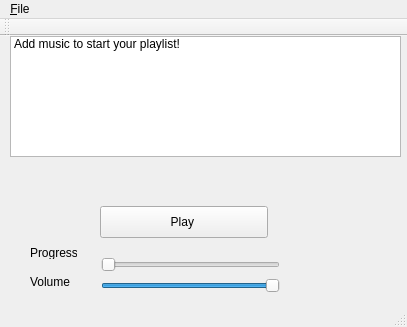
<?xml version="1.0" encoding="UTF-8"?>
<ui version="4.0">
 <class>MainWindow</class>
 <widget class="QMainWindow" name="MainWindow">
  <property name="geometry">
   <rect>
    <x>0</x>
    <y>0</y>
    <width>407</width>
    <height>327</height>
   </rect>
  </property>
  <property name="windowTitle">
   <string>MainWindow</string>
  </property>
  <widget class="QWidget" name="centralWidget">
   <widget class="QLabel" name="label_2">
    <property name="geometry">
     <rect>
      <x>30</x>
      <y>230</y>
      <width>47</width>
      <height>32</height>
     </rect>
    </property>
    <property name="text">
     <string>Volume</string>
    </property>
   </widget>
   <widget class="QLabel" name="label">
    <property name="geometry">
     <rect>
      <x>30</x>
      <y>210</y>
      <width>47</width>
      <height>13</height>
     </rect>
    </property>
    <property name="text">
     <string>Progress</string>
    </property>
   </widget>
   <widget class="QWidget" name="layoutWidget">
    <property name="geometry">
     <rect>
      <x>100</x>
      <y>170</y>
      <width>168</width>
      <height>32</height>
     </rect>
    </property>
    <layout class="QHBoxLayout" name="horizontalLayout"/>
   </widget>
   <widget class="QWidget" name="layoutWidget">
    <property name="geometry">
     <rect>
      <x>90</x>
      <y>210</y>
      <width>201</width>
      <height>58</height>
     </rect>
    </property>
    <layout class="QVBoxLayout" name="verticalLayout">
     <item>
      <widget class="QSlider" name="SliderProgress">
       <property name="orientation">
        <enum>Qt::Horizontal</enum>
       </property>
      </widget>
     </item>
     <item>
      <widget class="QSlider" name="horizontalSlider">
       <property name="sliderPosition">
        <number>99</number>
       </property>
       <property name="orientation">
        <enum>Qt::Horizontal</enum>
       </property>
      </widget>
     </item>
    </layout>
   </widget>
   <widget class="QPushButton" name="playButton">
    <property name="geometry">
     <rect>
      <x>100</x>
      <y>170</y>
      <width>168</width>
      <height>32</height>
     </rect>
    </property>
    <property name="text">
     <string>Play </string>
    </property>
   </widget>
   <widget class="QListWidget" name="listWidget">
    <property name="geometry">
     <rect>
      <x>10</x>
      <y>0</y>
      <width>391</width>
      <height>121</height>
     </rect>
    </property>
    <item>
     <property name="text">
      <string>Add music to start your playlist!</string>
     </property>
    </item>
   </widget>
   <widget class="QWidget" name="">
    <property name="geometry">
     <rect>
      <x>12</x>
      <y>130</y>
      <width>381</width>
      <height>18</height>
     </rect>
    </property>
    <layout class="QFormLayout" name="formLayout">
     <item row="0" column="0">
      <widget class="QLabel" name="nowPlaying">
       <property name="text">
        <string>Now Playing:</string>
       </property>
      </widget>
     </item>
     <item row="0" column="1">
      <widget class="QLabel" name="currentSong">
       <property name="text">
        <string>Current Song</string>
       </property>
      </widget>
     </item>
    </layout>
   </widget>
   <zorder>layoutWidget</zorder>
   <zorder>layoutWidget</zorder>
   <zorder>label</zorder>
   <zorder>label_2</zorder>
   <zorder>playButton</zorder>
   <zorder>listWidget</zorder>
   <zorder>nowPlaying</zorder>
   <zorder>currentSong</zorder>
  </widget>
  <widget class="QMenuBar" name="menuBar">
   <property name="geometry">
    <rect>
     <x>0</x>
     <y>0</y>
     <width>407</width>
     <height>22</height>
    </rect>
   </property>
   <widget class="QMenu" name="menuAURAL">
    <property name="title">
     <string>&amp;File</string>
    </property>
    <addaction name="actionAddNewTrack"/>
    <addaction name="separator"/>
   </widget>
   <addaction name="menuAURAL"/>
  </widget>
  <widget class="QToolBar" name="mainToolBar">
   <attribute name="toolBarArea">
    <enum>TopToolBarArea</enum>
   </attribute>
   <attribute name="toolBarBreak">
    <bool>false</bool>
   </attribute>
  </widget>
  <widget class="QStatusBar" name="statusBar"/>
  <action name="actionAddNewTrack">
   <property name="text">
    <string>&amp;Add New Track...</string>
   </property>
  </action>
 </widget>
 <layoutdefault spacing="6" margin="11"/>
 <resources/>
 <connections/>
</ui>
